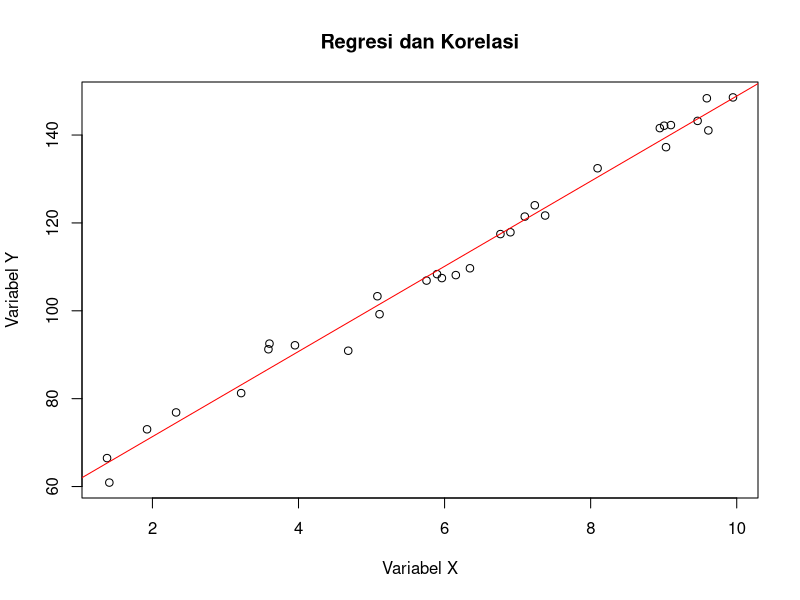

This chart was generated by the following R code:
# Generate random data
set.seed(123)
variabel_X <- runif(30, 1, 10)
variabel_Y <- 50 + 10 * variabel_X + rnorm(30, 0, 3)

# Membuat dataframe dari data
data <- data.frame(variabel_X, variabel_Y)

# Analisis Regresi
regression_model <- lm(variabel_Y ~ variabel_X, data = data)

# Menghitung koefisien korelasi Pearson
correlation_coefficient <- cor(data$variabel_X, data$variabel_Y)

# Plot data dan garis regresi
plot(data$variabel_X, data$variabel_Y, main = "Regresi dan Korelasi", xlab = "Variabel X", ylab = "Variabel Y")
abline(regression_model, col = "red")

# Menampilkan hasil korelasi
print(paste("Koefisien Korelasi Pearson:", correlation_coefficient))

# Menampilkan hasil regresi
summary(regression_model)
